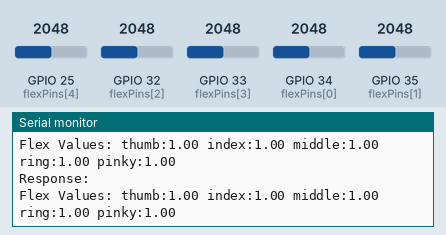
The sketch below on a simulated ESP32. Parts: the last lines printed to the serial monitor. The inputs (shaded band) are chosen by the test bench; at power-on: GPIO 25 (flexPins[4]) = 2048, GPIO 32 (flexPins[2]) = 2048, GPIO 33 (flexPins[3]) = 2048, GPIO 34 (flexPins[0]) = 2048, GPIO 35 (flexPins[1]) = 2048. WiFi joins after 1.5 s; servers stay silent unless stated; uploads are accepted with an empty reply.

Above: at 2.7 s.
2.8 s: GPIO 25 (flexPins[4]) set to 122
At 3.7 s:
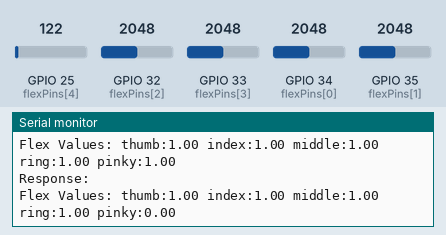
4.3 s: GPIO 32 (flexPins[2]) set to 122
At 5.1 s:
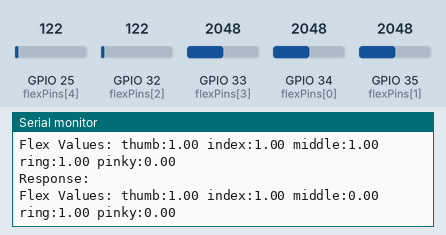
5.8 s: GPIO 33 (flexPins[3]) set to 122
At 6.5 s:
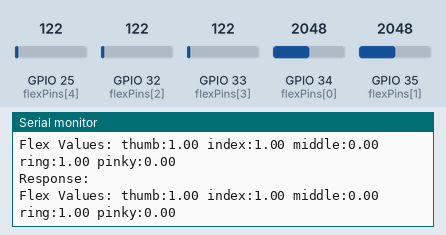
7.3 s: GPIO 34 (flexPins[0]) set to 122
At 7.9 s:
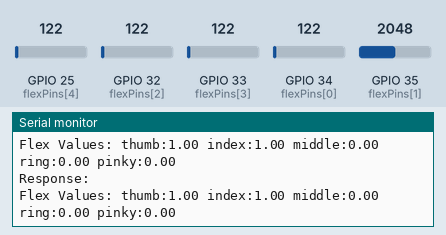
8.8 s: GPIO 35 (flexPins[1]) set to 122
At 8.8 s:
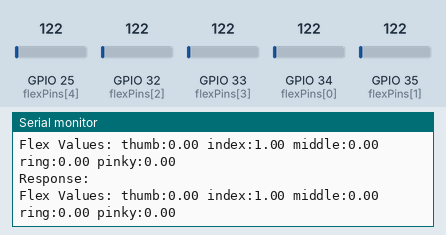
10.3 s: GPIO 25 (flexPins[4]) set to 1228
At 11.3 s:
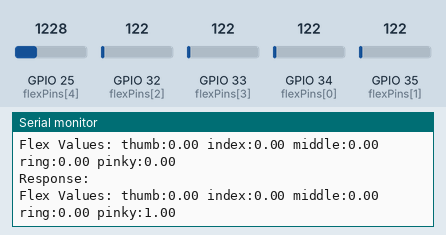

The sketch:

esp32_flex_glove.ino
```cpp
/*
 * GestureEcho - ESP32 Flex Sensor Glove
 * Reads 5 flex sensors and sends data via Wi-Fi
 */

#include <WiFi.h>
#include <HTTPClient.h>
#include <ArduinoJson.h>

// Wi-Fi credentials
const char* ssid = "YOUR_WIFI_SSID";
const char* password = "YOUR_WIFI_PASSWORD";

// Server endpoint
const char* serverURL = "http://192.168.1.100:5000/sensor_data";

// Flex sensor pins (analog pins)
const int flexPins[5] = {34, 35, 32, 33, 25}; // GPIO pins for 5 flex sensors
const char* fingerNames[5] = {"thumb", "index", "middle", "ring", "pinky"};

// Calibration values (adjust based on your sensors)
const int flexMin[5] = {200, 200, 200, 200, 200}; // Minimum sensor values (straight)
const int flexMax[5] = {800, 800, 800, 800, 800}; // Maximum sensor values (fully bent)

void setup() {
  Serial.begin(115200);

  // Initialize analog pins
  for(int i = 0; i < 5; i++) {
    pinMode(flexPins[i], INPUT);
  }

  // Connect to Wi-Fi
  WiFi.begin(ssid, password);
  Serial.print("Connecting to WiFi");

  while (WiFi.status() != WL_CONNECTED) {
    delay(500);
    Serial.print(".");
  }

  Serial.println();
  Serial.println("WiFi connected!");
  Serial.print("IP address: ");
  Serial.println(WiFi.localIP());
}

void loop() {
  if (WiFi.status() == WL_CONNECTED) {
    // Read flex sensor values
    int flexValues[5];
    float normalizedValues[5];

    for(int i = 0; i < 5; i++) {
      flexValues[i] = analogRead(flexPins[i]);
      // Normalize to 0-1 range
      normalizedValues[i] = (float)(flexValues[i] - flexMin[i]) / (flexMax[i] - flexMin[i]);
      normalizedValues[i] = constrain(normalizedValues[i], 0.0, 1.0);
    }

    // Create JSON payload
    DynamicJsonDocument doc(200);
    doc["thumb"] = normalizedValues[0];
    doc["index"] = normalizedValues[1];
    doc["middle"] = normalizedValues[2];
    doc["ring"] = normalizedValues[3];
    doc["pinky"] = normalizedValues[4];
    doc["timestamp"] = millis();

    String jsonString;
    serializeJson(doc, jsonString);

    // Send HTTP POST request
    HTTPClient http;
    http.begin(serverURL);
    http.addHeader("Content-Type", "application/json");

    int httpResponseCode = http.POST(jsonString);

    if (httpResponseCode > 0) {
      String response = http.getString();
      Serial.println("Response: " + response);
    } else {
      Serial.printf("Error: %d\n", httpResponseCode);
    }

    http.end();

    // Print sensor values to serial for debugging
    Serial.print("Flex Values: ");
    for(int i = 0; i < 5; i++) {
      Serial.printf("%s:%.2f ", fingerNames[i], normalizedValues[i]);
    }
    Serial.println();
  }

  delay(500); // Send data every 500ms
}
```

Measured:
- after the input at 2.8 s, the serial monitor: prints a new line after 0.31 s (image 1)
- after the input at 4.3 s, the serial monitor: prints a new line after 0.21 s (image 2)
- after the input at 10.3 s, the serial monitor: prints a new line after 0.53 s (image 6)
